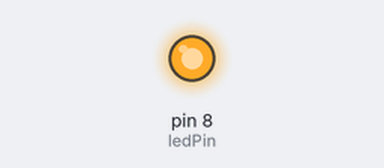
This sketch was run on a simulated Arduino Uno, built with avr-gcc and run on an emulated ATmega328P. On the bench: output pins drawn as LEDs (lit = HIGH).

Above: at 1.8 s.
At 8.3 s:
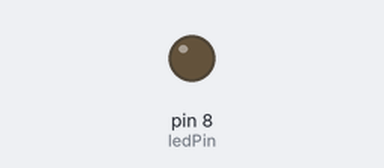
Timing chart, 0 to 12.4 s (numbered marks = the images above):
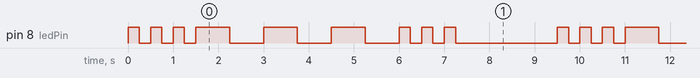

The sketch:

SOS_Morse.ino
```cpp
int ledPin = 8;
int dit = 250;
int dah = 750;
int longW = 2000;

void setup() {
  pinMode(ledPin, OUTPUT);
}

void loop() {
  digitalWrite(ledPin, HIGH);
  delay(dit);
  digitalWrite(ledPin, LOW);
  delay(dit);

  digitalWrite(ledPin, HIGH);
  delay(dit);
  digitalWrite(ledPin, LOW);
  delay(dit);

  digitalWrite(ledPin, HIGH);
  delay(dit);
  digitalWrite(ledPin, LOW);
  delay(dit);

  digitalWrite(ledPin, HIGH);
  delay(dah);
  digitalWrite(ledPin, LOW);
  delay(dah);

  digitalWrite(ledPin, HIGH);
  delay(dah);
  digitalWrite(ledPin, LOW);
  delay(dah);

  digitalWrite(ledPin, HIGH);
  delay(dah);
  digitalWrite(ledPin, LOW);
  delay(dah);

  digitalWrite(ledPin, HIGH);
  delay(dit);
  digitalWrite(ledPin, LOW);
  delay(dit);

  digitalWrite(ledPin, HIGH);
  delay(dit);
  digitalWrite(ledPin, LOW);
  delay(dit);

  digitalWrite(ledPin, HIGH);
  delay(dit);
  digitalWrite(ledPin, LOW);
  delay(dit);

  delay(longW);
}
```

Measured:
- by itself, pin 8 (ledPin): repeats every 9.5 s: 2 × (LOW 0.25 s, HIGH 0.25 s), LOW 0.25 s, 3 × (HIGH 0.75 s, LOW 0.75 s), 2 × (HIGH 0.25 s, LOW 0.25 s), HIGH 0.25 s, LOW 2.3 s, HIGH 0.25 s
- by itself, everything shown: repeats every 9.5 s, in 18 steps
